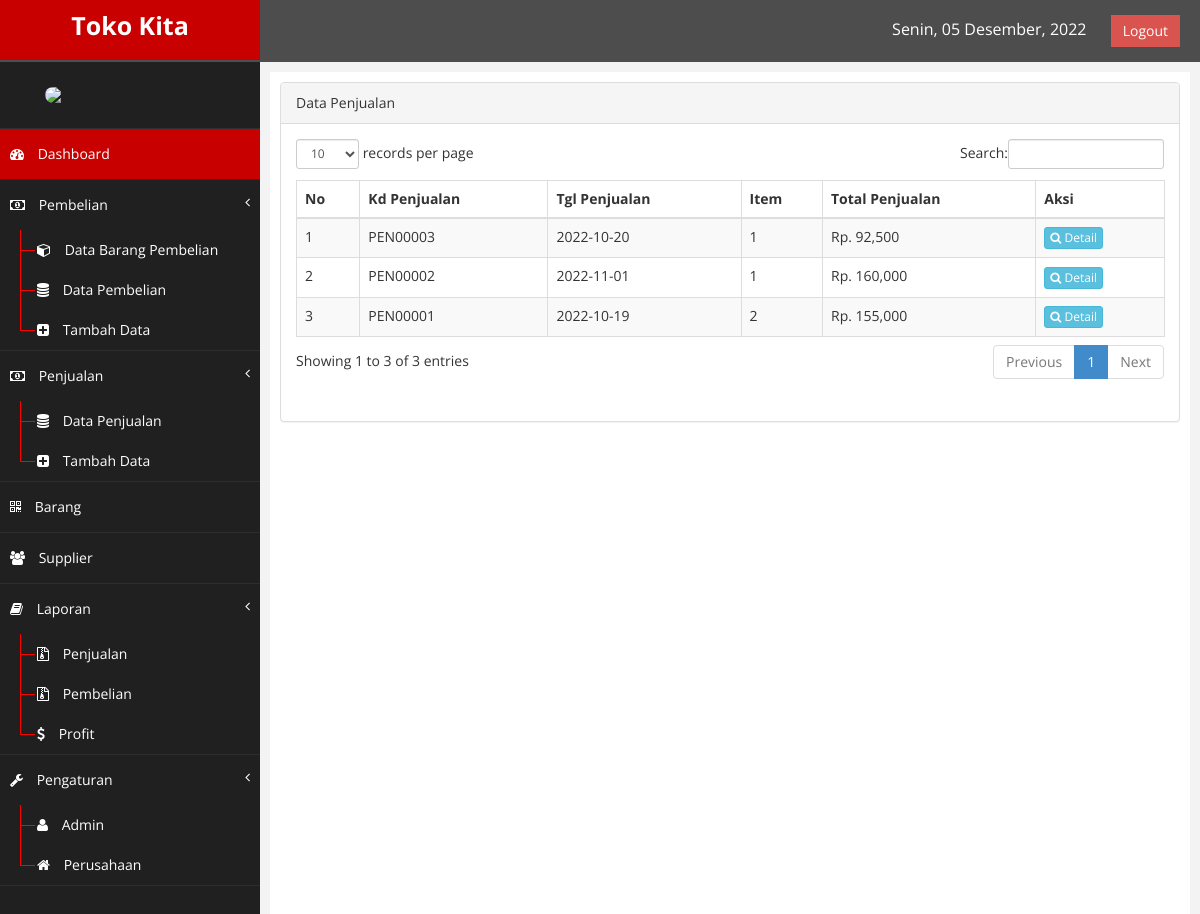
Screenshot of /index.php?page=penjualan (signed in) with the database file from the repository.
### tables this page shows
CREATE TABLE `penjualan` (
  `kd_penjualan` char(8) NOT NULL,
  `tgl_penjualan` date NOT NULL,
  `kd_admin` int(6) NOT NULL,
  `dibayar` double NOT NULL,
  `total_penjualan` double NOT NULL
);

### penjualan.php (the view)
<div class="row">
    <div class="col-md-12">
        <div class="panel panel-default">
            <div class="panel-heading">
                Data Penjualan
            </div>
            <div class="panel-body">
                <div class="table">
                    <table class="table table-striped table-bordered table-hover" id="tabelku">
                        <thead>
                            <tr>
                                <th>No</th>
                                <th>Kd Penjualan</th>
                                <th>Tgl Penjualan</th>
                                <th>Item</th>
                                <th>Total Penjualan</th>
                                <th>Aksi</th>
                            </tr>
                        </thead>
                        <tbody>
                            <?php
                                include "koneksi.php";
								$no = 1;
								$qry = mysqli_query($conn, "SELECT * FROM penjualan ORDER BY kd_penjualan DESC");
								$hitung = mysqli_num_rows($qry);
								if ($hitung < 1) {
									error_reporting(0);
								} else {
									while ($data = mysqli_fetch_array($qry)) {
										$kdpenjualan = $data['kd_penjualan'];
										$qrypen = mysqli_query($conn, "SELECT count(*) as jumlah FROM d_penjualan WHERE kd_penjualan = '$kdpenjualan'");
										$d = mysqli_fetch_array($qrypen);
										$jumlahb = $d['jumlah']; ?>
										<tr class="odd gradeX">
											<td><?php echo $no++; ?></td>
											<td><?php echo $data['kd_penjualan']; ?></td>
											<td><?php echo $data['tgl_penjualan']; ?></td>
											<td><?php echo $jumlahb; ?></td>
											<td>Rp. <?php echo number_format($data['total_penjualan']); ?></td>
											<td>
												<a href="nota/cetakdetailpenjualan.php?kdpenjualan=<?php echo $data['kd_penjualan']; ?>" target="_BLANK" class="btn btn-info btn-xs"><i class="fa fa-search"></i> Detail</a>
											</td>
										</tr>
								<?php
									}
								}
                            ?>
                        </tbody>
                    </table>
                </div>
            </div>
        </div>
    </div>
</div>

### assets/css/custom.css (style rules this page uses)
body { font-family: 'Open Sans', sans-serif; }

### rows the page displays
penjualan: kd_penjualan "PEN00003", tgl_penjualan "2022-10-20", jumlahb "1", total_penjualan "92,500"
penjualan: kd_penjualan "PEN00002", tgl_penjualan "2022-11-01", jumlahb "1", total_penjualan "160,000"
penjualan: kd_penjualan "PEN00001", tgl_penjualan "2022-10-19", jumlahb "2", total_penjualan "155,000"
